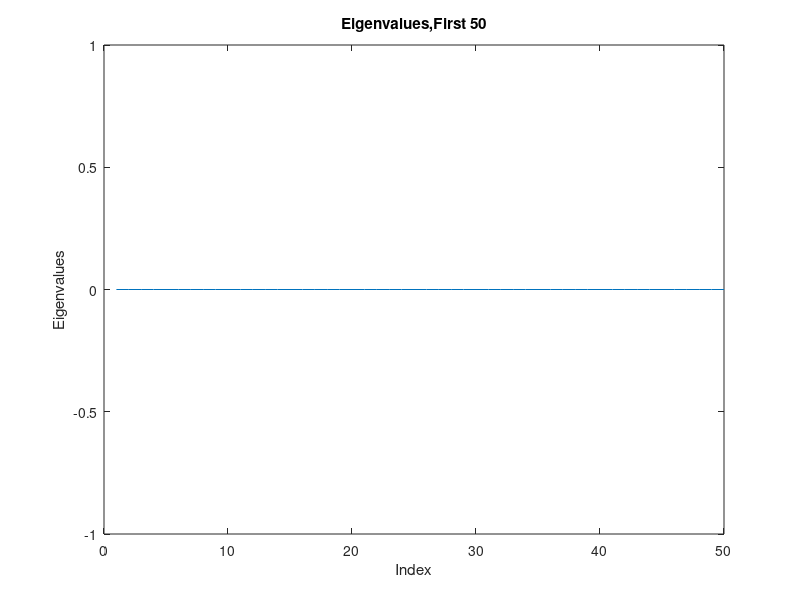
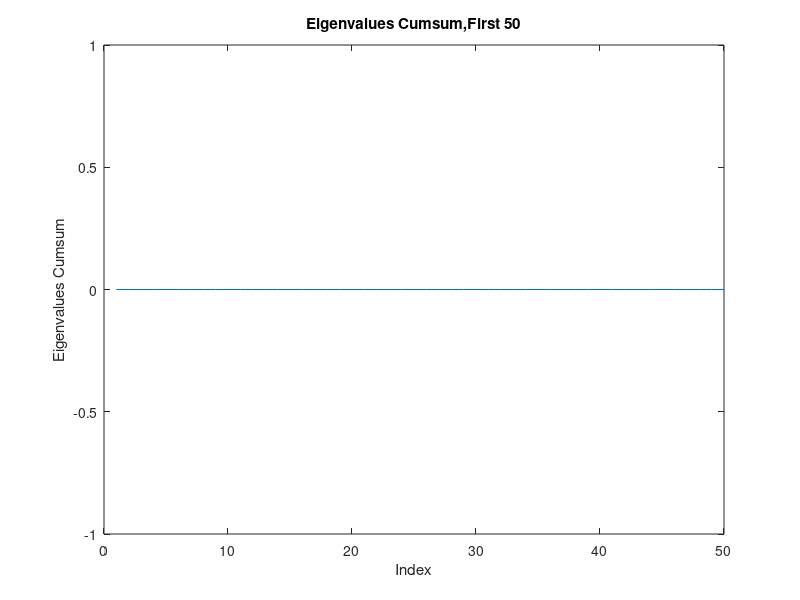

Recreate these plots in MATLAB, in order.
clc;clear;
% prepare the data for face recognition
train_dir = 'J:\ECE3093 Optimisation Estimation and Numerical Methods\Assignments\Assignment 1\ages\Train'; % change this to wherever the unzipped Face Recognition\Train folder has been saved
img_dir = dir(fullfile(train_dir, '*.jpg'));
img_num = length(img_dir);
person_num = img_num; % each person has one image, so #persons = #images

traindata = zeros(img_num, 69*45); % #images = img_num, image size = 69*45.
correct_rate= zeros(0,952);
% read all images into the matrix traindata:
for i=1:img_num
    img = imread(fullfile(train_dir, img_dir(i).name));
    img = double(img)/255; % normalize to double in [0,1]
    traindata(i,:) = img(:);
end

% train eigenface:
[eigenV,SCORE,LATENT] = princomp(traindata); % alternatively could be done using the svd(traindata) function
% eigenV: eigen vectors.
% SCORE: projection vectors of training data on the eigen vectors.
% LATENT: eigenvalues

%The eigenvalues plot
figure(1)
plot(LATENT(1:50))
xlabel('Index');
ylabel('Eigenvalues');
title('Eigenvalues,First 50');

%The cumulative sum of eigenvalues and plot
cumLATENT=cumsum(LATENT);
figure(2)
plot(cumLATENT(1:50))
xlabel('Index');
ylabel('Eigenvalues Cumsum');
title('Eigenvalues Cumsum,First 50');



% test:
test_dir = 'J:\ECE3093 Optimisation Estimation and Numerical Methods\Assignments\Assignment 1\ages\Test'; % change this to wherever the unzipped Face Recognition\Test folder has been saved
img_dir = dir(fullfile(test_dir, '*.jpg'));
img_num = length(img_dir);

testdata = zeros(img_num, 69*45); % # images = img_num, image size = 69*45.

for i=1:img_num
    img = imread(fullfile(test_dir, img_dir(i).name));
    img = double(img)/255; % normalize to double in [0,1]
    testdata(i,:) = img(:);
end



correct = 0; % counter for correct recognitions
for loop = 1:3105
pc_num = loop; % suppose we keep the first 10 Principal Components:
eigenfaces = eigenV(:, 1:pc_num);
gallery = SCORE(:, 1:pc_num);
% project onto the eigenfaces:
meanV = mean(traindata);
features = (testdata-repmat(meanV,size(testdata,1),1))*eigenfaces;

for i=1:img_num
    f = features(i,:);
    dis = sum((repmat(f, person_num, 1) - gallery).^2, 2);%Calculate the distance between features and gallery
    [B, idx] = sort(dis);
    top3rank = idx(1:3); % see whether the correct match is in the top 3 ranked images
    if ismember(i, top3rank)
        correct = correct+1;
    end
end
correct_rate(loop) = correct/img_num;

end

%plot(correct_rate)
%title('Correct Rate')
%xlabel('Principle Component')
%ylabel('Correct Rate')


